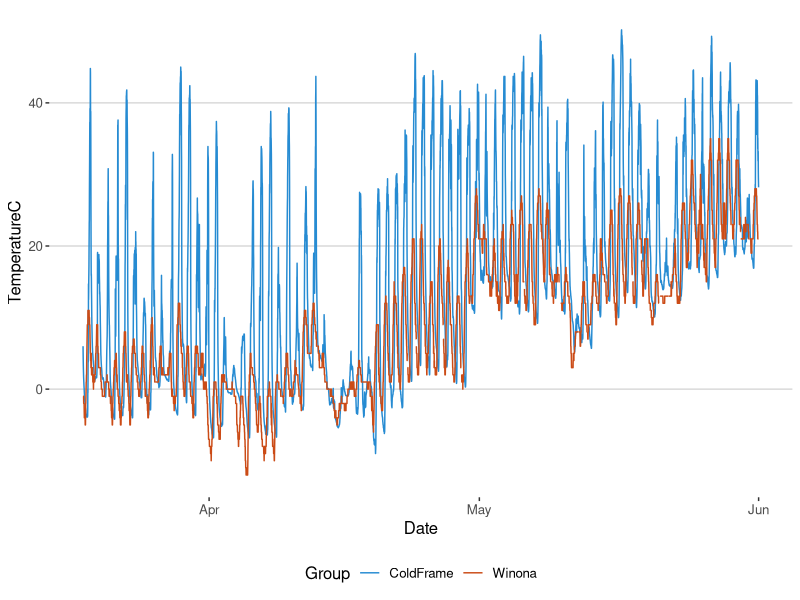
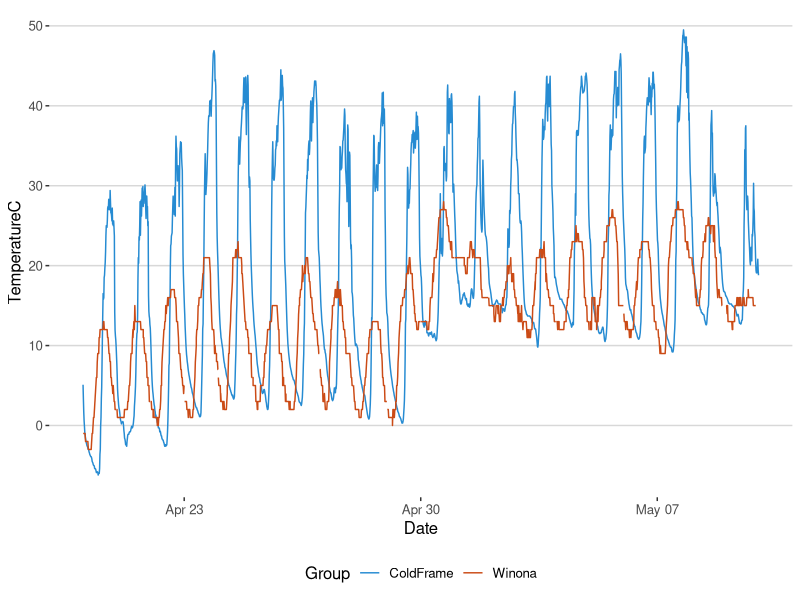
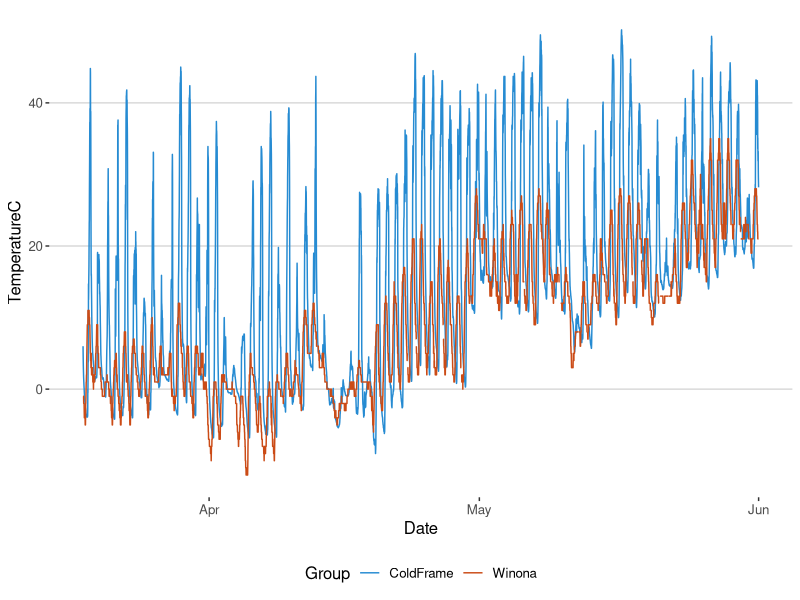
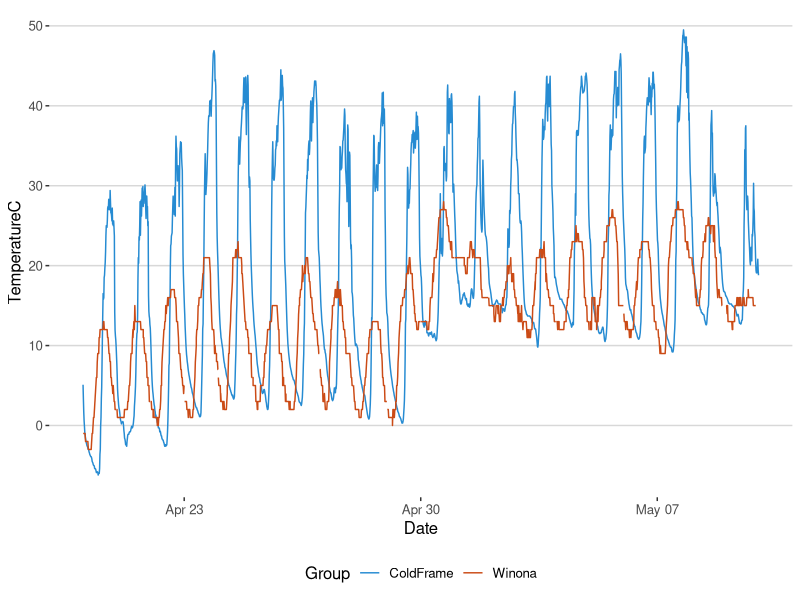

Recreate these plots in R, in order.
setwd("C:/Users/Owner/Documents/Personal/Projects/ColdFrameTemp/ColdFrameTemperature")

library(ggplot2)
library(ggthemes)
library(dplyr)
temp <- read.csv("ColdFrameTemperatures.csv")
temp$Date <- as.POSIXct(temp$Date, format = "%m/%d/%Y %H:%M")
#filter out the first and last dates (when probe inside, setting up)
temp <- temp %>% filter(Date > "2018-03-18", Date < "2018-06-01")
temp$Date <- as.POSIXct(temp$Date, format = "%Y-%m-%d %H:%M:%S")

g1 <- ggplot(temp, aes(x = Date, y = TemperatureC, group = Group, color = Group)) 
g1 <- g1 + geom_line() + theme_hc()+scale_colour_solarized("blue")
g1
png(filename="OverallGraph.png", width=11, height=8.5, units="in", res=300)
g1
dev.off()

# Mins
min(temp[temp$Group == "Winona", "TemperatureC"], na.rm = T)
min(temp[temp$Group == "ColdFrame", "TemperatureC"], na.rm = T)
# Zoom in
temp2 <- temp %>% filter(Date > "2018-04-20", Date < "2018-05-10")
g4 <- ggplot(temp2, aes(x = Date, y = TemperatureC, group = Group, color = Group)) 
g4 <- g4 + geom_line() + theme_hc()+scale_colour_solarized("blue")
g4
png(filename="ZoomInGraph.png", width=11, height=8.5, units="in", res=300)
g4
dev.off()

